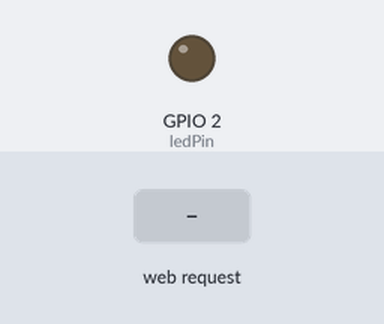
The sketch below on a simulated ESP32. On the bench: output pins drawn as LEDs (lit = HIGH). Inputs (shaded band) come from the test bench. WiFi joins after 1.5 s; servers stay silent unless stated; what the sketch prints to the serial monitor is not drawn.

Above: at 2.7 s.
2.8 s: HTTP request GET /led/on received
At 3.9 s:
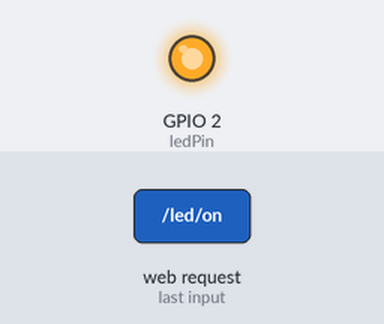
4.3 s: HTTP request GET /led/off received
At 5.1 s:
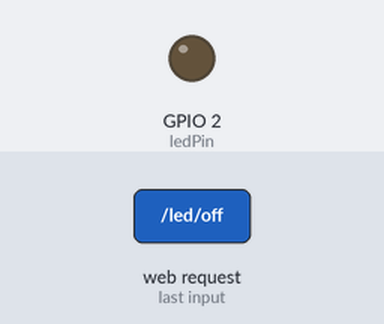
Timing chart, 0 to 7.3 s (numbered marks = the images above; inputs shaded):
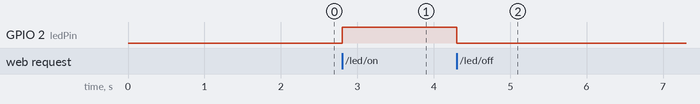

The sketch:

esp32.ino
```cpp
#include <WiFi.h>
#include <WebServer.h>

// Substitua com as credenciais da sua rede Wi-Fi
const char* ssid     = "TESTEIOT";
const char* password = "TESTEIOT";

// O LED está conectado ao pino GPIO 2
const int ledPin = 2;

// Inicializa o servidor web na porta 80 (padrão HTTP)
WebServer server(80);

// Função que gera a página HTML no celular
void handleRoot() {
  String html = "<!DOCTYPE html><html>";
  html += "<head><meta name=\"viewport\" content=\"width=device-width, initial-scale=1\">";
  html += "<link rel=\"icon\" href=\"data:,\">";
  html += "<style>html { font-family: Helvetica; display: inline-block; margin: 0px auto; text-align: center;}";
  html += ".button { background-color: #4CAF50; border: none; color: white; padding: 16px 40px;";
  html += "text-decoration: none; font-size: 30px; margin: 2px; cursor: pointer;}";
  html += ".button2 {background-color: #555555;}</style></head>";

  html += "<body><h1>Controle do LED - ESP32</h1>";
  html += "<p>Placa do Helder conectada!</p>";

  // Botões para controlar o LED
  html += "<p><a href=\"/led/on\"><button class=\"button\">LIGAR</button></a></p>";
  html += "<p><a href=\"/led/off\"><button class=\"button button2\">DESLIGAR</button></a></p>";

  html += "</body></html>";

  server.send(200, "text/html", html);
}

// Função para ligar o LED
void handleLedOn() {
  digitalWrite(ledPin, HIGH);
  server.sendHeader("Location", "/");
  server.send(303); // Redireciona de volta para a página principal
}

// Função para desligar o LED
void handleLedOff() {
  digitalWrite(ledPin, LOW);
  server.sendHeader("Location", "/");
  server.send(303); // Redireciona de volta para a página principal
}

void setup() {
  Serial.begin(115200);

  // Configura o pino do LED como saída
  pinMode(ledPin, OUTPUT);
  digitalWrite(ledPin, LOW); // Começa desligado

  // Conecta ao Wi-Fi
  Serial.print("Conectando em: ");
  Serial.println(ssid);
  WiFi.begin(ssid, password);

  while (WiFi.status() != WL_CONNECTED) {
    delay(500);
    Serial.print(".");
  }

  // Exibe os dados de conexão no Monitor Serial
  Serial.println("");
  Serial.println("Wi-Fi conectado!");
  Serial.print("IP do ESP32: ");
  Serial.println(WiFi.localIP());

  // Define as rotas do servidor web
  server.on("/", handleRoot);
  server.on("/led/on", handleLedOn);
  server.on("/led/off", handleLedOff);

  // Inicia o servidor
  server.begin();
  Serial.println("Servidor Web iniciado.");
}

void loop() {
  // Mantém o servidor escutando as requisições do celular
  server.handleClient();
}
```

Measured:
- after the input at 2.8 s, GPIO 2 (ledPin): LOW → HIGH at once
- after the input at 4.3 s, GPIO 2 (ledPin): HIGH → LOW at once
